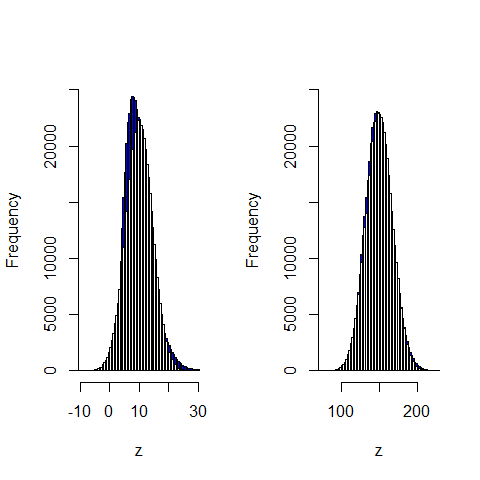

Here is the R script that generated this plot:
graphics.off()        # close all windows
par(mfrow = c(1, 2))

# number of observations stays the same
# 10 degrees of freedom for the chi-squared distribution
df = 10                                         
x = rchisq(500000, df)                           
norm = rnorm (500000, df, sqrt(2*df))


hist (x, breaks = 70,                                  
      col = "blue", angle = 45, main = "", xlab = "z",
      xlim = c(df-6*sqrt(df), df+6*sqrt(df)),          
      ylim = c(0,25000))                               # highest frequency for the normal distribution
hist (norm, breaks = 70, col = "white", add = TRUE)


# 150 degrees of freedom for the chi-squared distribution
df = 150                                                
x = rchisq(500000, df)
norm = rnorm (500000, df, sqrt(2*df))

hist (x, breaks = 70,
      col = "blue", angle = 45,main = "", xlab = "z",
      xlim = c(df-6*sqrt(df), df+6*sqrt(df)),
      ylim = c(0,25000))
hist (norm, breaks = 70, col = "white", add = TRUE)
